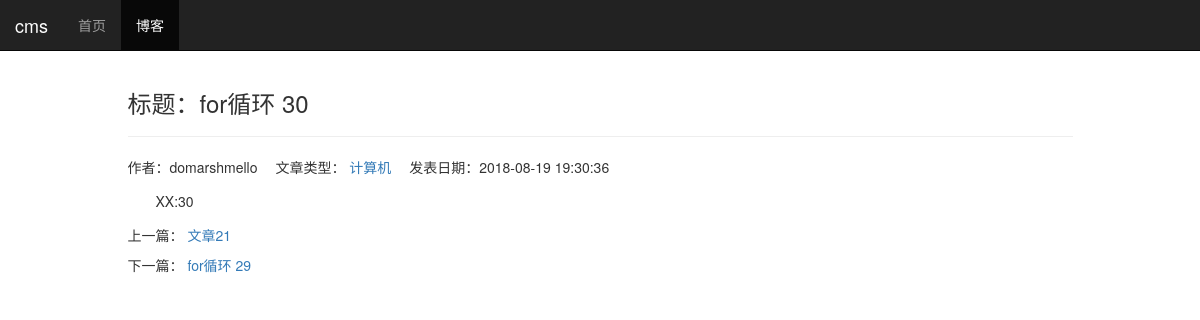
Screenshot of /blog/detail/36 with the database file from the repository.
### mytest/models.py (models this page shows, shortened)
class Blog(models.Model):
    title = models.CharField(verbose_name='标题', max_length=60)
    blog_type = models.ForeignKey(BlogType, verbose_name='类型', on_delete=models.DO_NOTHING)
    content = RichTextField(verbose_name='内容')
    author = models.ForeignKey(User, verbose_name='作者', on_delete=models.DO_NOTHING)
    created_time = models.DateTimeField(verbose_name='创建时间', auto_now_add=True)
    last_update_time = models.DateTimeField(verbose_name='更新时间', auto_now_add=True)
    tags = TaggableManager()  # tags器管理网求允许你从Blog对象中添加，检索和移除标签。
    readed_num = models.IntegerField(verbose_name='点击阅读量', default=0)
    class Meta:
        ordering = ['-created_time']

class BlogType(models.Model):
    type_name = models.CharField(verbose_name='分类', max_length=20)
    def __str__(self):
        return self.type_name

### mytest/views.py (the view)
# urls.py: path('detail/<int:blog_pk>', blog_detail, name="blog_detail"),
def blog_detail(request, blog_pk):
    context = {}
    blog = get_object_or_404(Blog, pk=blog_pk)
    context['previous_blog'] = Blog.objects.filter(created_time__gt=blog.created_time).last()
    context['next_blog'] = Blog.objects.filter(created_time__lt=blog.created_time).first()
    context['blog'] = blog
    return render_to_response("blog_detail.html", context)

### mytest/templates/blog_detail.html (shortened to what this page needs)
{% extends 'base.html' %}
{% block nav_blog_active %}active{% endblock %}
{% load staticfiles %}
{% block header_extends %}
<link rel="stylesheet" href="{% static 'blog/blog.css' %}">
{% endblock %}
{% block content %}
<div class="container">
    <div class="row">
        <div class="col-xs-10 col-xs-offset-1">
            <h3>标题：{{ blog.title}}</h3>
            <hr>
            <ul class="blog-info-description">
                <li>作者：{{ blog.author}}</li>
                <li>文章类型：<a href="{% url 'blog_with_type' blog.blog_type.pk %}"> {{ blog.blog_type }} </a></li>
                <li>发表日期：{{ blog.created_time|date:"Y-m-d G:i:s "}}</li>
            </ul>
            <div class="blog-content">{{ blog.content|safe }}</div>
            <div class="blog-more">
                <p>上一篇：
                    {% if previous_blog %}
                        <a href="{% url 'blog_detail' previous_blog.pk %}">{{ previous_blog.title }}</a>
                    {% else %}
                        没有了
                    {% endif %}
                </p>
                <p>下一篇：
                    {% if next_blog %}
                        <a href="{% url 'blog_detail' next_blog.pk %}">{{ next_blog.title }}</a>
                    {% else %}
                        没有了
                    {% endif %}
                </p>
            </div>
        </div>
    </div>
</div>
{% endblock %}

### static/base.css (style rules this page uses)
* { margin: 0; padding: 0; }
body { margin-top: 70px!important; }
ul { list-style-type: none!important; }

### mytest/static/blog/blog.css (style rules this page uses)
ul.blog-info-description { list-style-type: none; margin-bottom: 1em; }
ul.blog-info-description li { display: inline-block; margin-right: 1em; }
div.blog-content { text-indent: 2em; }
div.blog-more { margin-top: 1em; }

### rows the page displays
Blog: title "for循环 30", author "domarshmello", blog_type "计算机", created_time "2018-08-19 19:30:36", content "XX:30"
Blog: title "文章21"
Blog: title "for循环 29"
